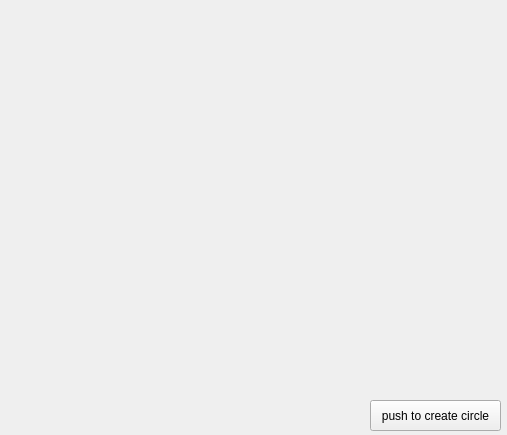
<?xml version="1.0" encoding="UTF-8"?>
<ui version="4.0">
 <class>Form</class>
 <widget class="QWidget" name="Form">
  <property name="geometry">
   <rect>
    <x>0</x>
    <y>0</y>
    <width>507</width>
    <height>435</height>
   </rect>
  </property>
  <property name="windowTitle">
   <string>Form</string>
  </property>
  <widget class="QPushButton" name="pushButton">
   <property name="geometry">
    <rect>
     <x>370</x>
     <y>400</y>
     <width>131</width>
     <height>31</height>
    </rect>
   </property>
   <property name="text">
    <string>push to create circle</string>
   </property>
  </widget>
 </widget>
 <resources/>
 <connections/>
</ui>
